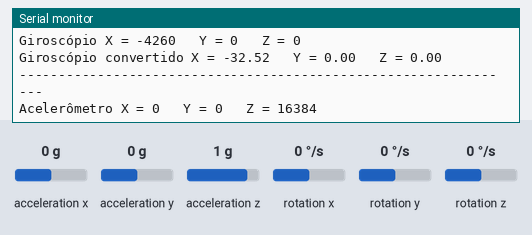
This sketch was run on a simulated Arduino Uno, built with avr-gcc and run on an emulated ATmega328P. Shown: the last lines printed to the serial monitor. Wiring (inferred from the names in the program): MPU-6050 motion sensor at I2C address 0x68. The test bench sets the inputs (shaded band); at power-on: acceleration x 0 g, acceleration y 0 g, acceleration z 1 g, rotation x 0 °/s, rotation y 0 °/s, rotation z 0 °/s.

Above: at 1.2 s.
1.3 s: acceleration x set to -1.4 g
At 1.54 s:
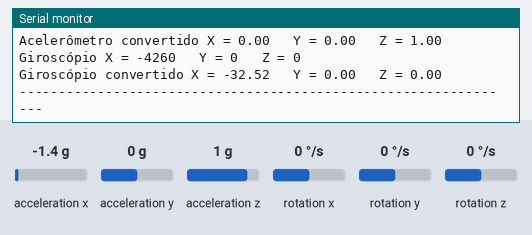
2.8 s: acceleration y set to 0.8 g
5.8 s: acceleration z set to -1.4 g
7.3 s: rotation x set to -192 °/s
At 8.05 s:
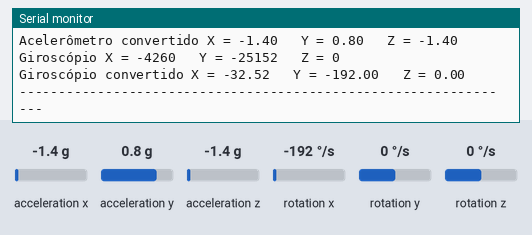
10.3 s: rotation y set to -192 °/s
At 10.98 s:
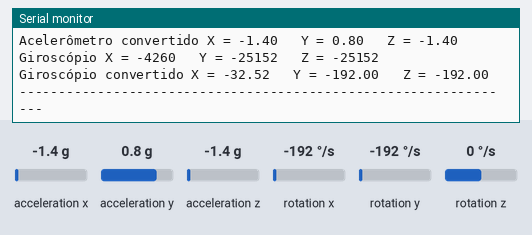

Measured:
- after the input at 7.3 s, the serial monitor: prints a new line after 0.49 s (image 2)
- after the input at 10.3 s, the serial monitor: prints a new line after 0.41 s (image 3)

The sketch:

relatorio_1.ino
```cpp
#include<Wire.h>

//Endereço em hexadecimal do sensor MPU 6050
const int ENDERECO_SENSOR=0x68;

int giroX, giroY, giroZ, acelX, acelY, acelZ;
float gForceX, gForceY, gForceZ, rotX, rotY, rotZ;

void setup()
{
  Serial.begin(9600);

  //Inicializa a biblioteca Wire
  Wire.begin();
  Wire.beginTransmission(ENDERECO_SENSOR);
  Wire.write(0x6B);

  //Inicializa o sensor
  Wire.write(0);
  Wire.endTransmission(true);
}
void loop()
{
  //Começa uma transmissão com o sensor
  Wire.beginTransmission(ENDERECO_SENSOR);

  //Enfilera os bytes que vão ser transmitidos para o sensor
  Wire.write(0x3B);  //Começando com o registor 0x3B

  //Finaliza e transmite os dados para o sensor. O false fará com que seja enviado uma mensagem
  //de restart e o barramento não será liberado
  Wire.endTransmission(false);

  //Solicita os dados do sensor em 14 bytes, o true fará com que o barramento seja liberado após a solicitação
  //(o valor padrão deste parâmetro é true)
  Wire.requestFrom(ENDERECO_SENSOR, 14, true);


  //Armazena o valor dos sensores nas variaveis correspondentes
  acelX = Wire.read()<<8|Wire.read();
  acelY = Wire.read()<<8|Wire.read();
  acelZ = Wire.read()<<8|Wire.read();

  //Fazer a conversão dos dados de aceleração pela divisão da sensibilidade
  gForceX = acelX / 16384.0;
  gForceY = acelY / 16384.0;
  gForceZ = acelZ / 16384.0;

  //Armazena o valor dos sensores nas variaveis correspondentes
  giroX = Wire.read()<<8|Wire.read();
  giroY = Wire.read()<<8|Wire.read();
  giroZ = Wire.read()<<8|Wire.read();

  //Fazer a conversão dos dados de giro pela divisão da sensibilidade
  rotX = giroX / 131.0;
  rotY = giroY / 131.0;
  rotZ = giroZ / 131.0;


  //Imprime o valor X do acelerômetro
  Serial.print("Acelerômetro X = ");
  Serial.print(acelX);

  //Imprime o valor Y do acelerômetro
  Serial.print(" \tY = ");
  Serial.print(acelY);

  //Imprime o valor Z do acelerômetro
  Serial.print(" \tZ = ");
  Serial.println(acelZ);

  //Imprime o valor X do acelerômetro convertido
  Serial.print("Acelerômetro convertido X = ");
  Serial.print(gForceX);

  //Imprime o valor Y do acelerômetro convertido
  Serial.print(" \tY = ");
  Serial.print(gForceY);

  //Imprime o valor Z do acelerômetro convertido
  Serial.print(" \tZ = ");
  Serial.println(gForceZ);

  //Imprime o valor X do giroscópio
  Serial.print("Giroscópio X = ");
  Serial.print(giroX);

  //Imprime o valor Y do giroscópio
  Serial.print(" \tY = ");
  Serial.print(giroY);

  //Imprime o valor Z do giroscópio
  Serial.print(" \tZ = ");
  Serial.println(giroZ);

  //Imprime o valor X do giroscópio convertido
  Serial.print("Giroscópio convertido X = ");
  Serial.print(rotX);

  //Imprime o valor Y do giroscópio convertido
  Serial.print(" \tY = ");
  Serial.print(rotY);

  //Imprime o valor Z do giroscópio convertido
  Serial.print(" \tZ = ");
  Serial.println(rotZ);

  Serial.println("----------------------------------------------------------------"); //Divisoria pra cada leitura dos valores no monitor serial

  delay(200);
}
```
